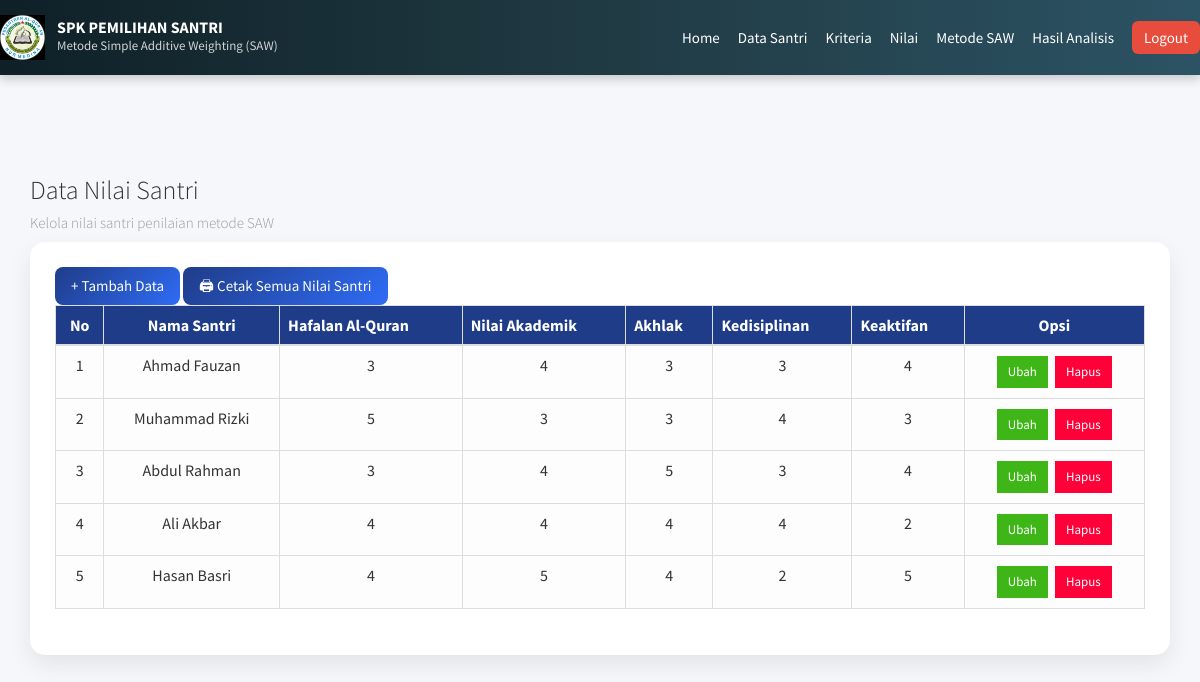
/admin/nilai.php (signed in), run on the app's committed database.
### tables this page shows
CREATE TABLE `tbl_kriteria` (
  `id_kriteria` int(11) NOT NULL,
  `nama_kriteria` varchar(50) NOT NULL,
  `bobot_kriteria` double NOT NULL,
  `tipe_kriteria` varchar(20) NOT NULL
);

CREATE TABLE `tbl_alternatif` (
  `id_alternatif` int(11) NOT NULL,
  `nama_alternatif` varchar(50) NOT NULL,
  `nilai_saw` double NOT NULL,
  `ranking` int(11) NOT NULL
);

### admin/nilai.php (the view, shortened to what this page needs)
<?php include 'header.php'; ?>
<div class="container page-container">
    <div>
        <h3 class="fw-bold">Data Nilai Santri</h3>
        <h5 class="text-muted">Kelola nilai santri penilaian metode SAW</h5>
    </div>
    <div class="custom-card">
        <div class="d-flex justify-content-between align-items-center mb-4">
            <a href="nilaiaksi.php?aksi=tambah" class="btn btn-modern">
                + Tambah Data
            </a>
            <a href="cetak_nilai.php" target="_blank" class="btn btn-modern">
                🖨 Cetak Semua Nilai Santri
            </a>
        </div>
        <div class="table-responsive">
            <table class="table table-bordered table-striped table-hover text-center">
                <thead>
                    <tr>
                        <th class="text-center">No</th>
                        <th class="text-center">Nama Santri</th>
                        <?php
                        $query = mysqli_query($koneksi, "SELECT * FROM tbl_kriteria");
                        while ($b = mysqli_fetch_array($query)) {
                            echo "<th>$b[nama_kriteria]</th>";
                        }
                        ?>
                        <th class="text-center">Opsi</th>
                    </tr>
                </thead>
                <tbody>
                <?php
                $data = mysqli_query($koneksi, "SELECT * FROM tbl_alternatif ORDER BY id_alternatif");
                $no = 1;
                while($a = mysqli_fetch_array($data)){
                ?>
                    <tr>
                        <?php
                        $nomor = $no++;
                        $kode = $a['id_alternatif'];
                        $nama = $a['nama_alternatif'];
                        echo "<td class='text-center'>$nomor</td>
                        <td class='text-center'>$nama</td>
                        ";
                        $query1 = mysqli_query(
                            $koneksi,
                            "SELECT a.nilai_subkriteria as sub
                             FROM tbl_subkriteria a, tbl_nilai b
                             WHERE b.id_alternatif='".$kode."'
                             AND a.id_subkriteria = b.id_subkriteria
                             ORDER BY b.id_kriteria");
                        while ($result = mysqli_fetch_array($query1)) {
                            echo "<td class='text-center'>$result[sub]</td>";
                        }
                        ?>
                        <td class="action-btn">
                            <a href="nilaiaksi.php?id_alternatif=<?php echo $a['id_alternatif']; ?>&aksi=ubah"
                               class="btn btn-success btn-sm">
                                Ubah
                            </a>
                            <a href="nilaiproses.php?id_alternatif=<?php echo $a['id_alternatif']; ?>&proses=proseshapus"
                               class="btn btn-danger btn-sm"
                               onclick="return confirm('Yakin ingin menghapus data ini?')">
                                Hapus
                            </a>
                        </td>
                    </tr>
                <?php } ?>
                </tbody>
            </table>
        </div>
    </div>
</div>

### admin/nilai.php (style rules this page uses)
body { background-color: #f5f7fa; }
.page-container { margin-top: 40px; margin-bottom: 50px; }
.custom-card { background: #ffffff; border-radius: 15px; box-shadow: 0 10px 25px rgba(0,0,0,0.08); padding: 25px; }
.btn-modern { background: linear-gradient(135deg, #1f3c88, #2f6cf6); color: #fff; border: none; border-radius: 8px; padding: 8px 16px; font-weight: 500; }
.table th { background-color: #1f3c88; color: white; vertical-align: middle; }
.table td { vertical-align: middle; background: #fdfdfd; }
.action-btn a { margin: 2px; }

### data on the page
tbl_kriteria: nama_kriteria "Hafalan Al-Quran"
tbl_kriteria: nama_kriteria "Nilai Akademik"
tbl_kriteria: nama_kriteria "Akhlak"
tbl_kriteria: nama_kriteria "Kedisiplinan"
tbl_kriteria: nama_kriteria "Keaktifan"
tbl_alternatif: nomor "1", nama_alternatif "Ahmad Fauzan", result "3", result "4"
tbl_alternatif: nomor "2", nama_alternatif "Muhammad Rizki", result "5", result "3", result "4"
tbl_alternatif: nomor "3", nama_alternatif "Abdul Rahman", result "3", result "4", result "5"
tbl_alternatif: nomor "4", nama_alternatif "Ali Akbar", result "4", result "2"
tbl_alternatif: nomor "5", nama_alternatif "Hasan Basri", result "4", result "5", result "2"
